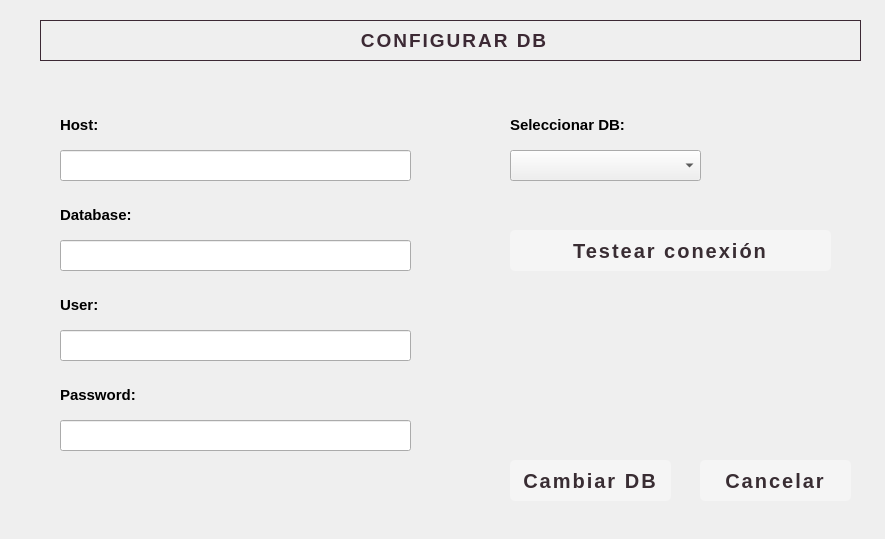
<?xml version="1.0" encoding="UTF-8"?>
<ui version="4.0">
 <class>NewDBConfForm</class>
 <widget class="QWidget" name="NewDBConfForm">
  <property name="geometry">
   <rect>
    <x>0</x>
    <y>0</y>
    <width>885</width>
    <height>539</height>
   </rect>
  </property>
  <property name="windowTitle">
   <string>new_socio_window</string>
  </property>
  <widget class="QLabel" name="label">
   <property name="geometry">
    <rect>
     <x>40</x>
     <y>20</y>
     <width>821</width>
     <height>41</height>
    </rect>
   </property>
   <property name="styleSheet">
    <string notr="true">font-size:30px; 
color:#3c2934;
letter-spacing: 2px;
text-align: center;
font-weight: 600;
</string>
   </property>
   <property name="frameShape">
    <enum>QFrame::Box</enum>
   </property>
   <property name="text">
    <string>&lt;html&gt;&lt;head/&gt;&lt;body&gt;&lt;p align=&quot;center&quot;&gt;&lt;span style=&quot; font-size:14pt; font-weight:600;&quot;&gt;CONFIGURAR DB&lt;/span&gt;&lt;/p&gt;&lt;/body&gt;&lt;/html&gt;</string>
   </property>
  </widget>
  <widget class="QLabel" name="labelHost">
   <property name="geometry">
    <rect>
     <x>60</x>
     <y>110</y>
     <width>101</width>
     <height>31</height>
    </rect>
   </property>
   <property name="text">
    <string>&lt;html&gt;&lt;head/&gt;&lt;body&gt;&lt;p&gt;&lt;span style=&quot; font-size:11pt; font-weight:600;&quot;&gt;Host: &lt;/span&gt;&lt;/p&gt;&lt;/body&gt;&lt;/html&gt;</string>
   </property>
  </widget>
  <widget class="QLineEdit" name="hostLineEdit">
   <property name="geometry">
    <rect>
     <x>60</x>
     <y>150</y>
     <width>351</width>
     <height>31</height>
    </rect>
   </property>
  </widget>
  <widget class="QLabel" name="labelDB">
   <property name="geometry">
    <rect>
     <x>60</x>
     <y>200</y>
     <width>101</width>
     <height>31</height>
    </rect>
   </property>
   <property name="text">
    <string>&lt;html&gt;&lt;head/&gt;&lt;body&gt;&lt;p&gt;&lt;span style=&quot; font-size:11pt; font-weight:600;&quot;&gt;Database: &lt;/span&gt;&lt;/p&gt;&lt;/body&gt;&lt;/html&gt;</string>
   </property>
  </widget>
  <widget class="QLineEdit" name="databaseLineEdit">
   <property name="geometry">
    <rect>
     <x>60</x>
     <y>240</y>
     <width>351</width>
     <height>31</height>
    </rect>
   </property>
  </widget>
  <widget class="QLabel" name="labelUser">
   <property name="geometry">
    <rect>
     <x>60</x>
     <y>290</y>
     <width>101</width>
     <height>31</height>
    </rect>
   </property>
   <property name="text">
    <string>&lt;html&gt;&lt;head/&gt;&lt;body&gt;&lt;p&gt;&lt;span style=&quot; font-size:11pt; font-weight:600;&quot;&gt;User: &lt;/span&gt;&lt;/p&gt;&lt;/body&gt;&lt;/html&gt;</string>
   </property>
  </widget>
  <widget class="QLineEdit" name="userLineEdit">
   <property name="geometry">
    <rect>
     <x>60</x>
     <y>330</y>
     <width>351</width>
     <height>31</height>
    </rect>
   </property>
  </widget>
  <widget class="QLabel" name="label_5">
   <property name="geometry">
    <rect>
     <x>510</x>
     <y>110</y>
     <width>141</width>
     <height>31</height>
    </rect>
   </property>
   <property name="text">
    <string>&lt;html&gt;&lt;head/&gt;&lt;body&gt;&lt;p&gt;&lt;span style=&quot; font-size:11pt; font-weight:600;&quot;&gt;Seleccionar DB: &lt;/span&gt;&lt;/p&gt;&lt;/body&gt;&lt;/html&gt;</string>
   </property>
  </widget>
  <widget class="QComboBox" name="dbComboBox">
   <property name="geometry">
    <rect>
     <x>510</x>
     <y>150</y>
     <width>191</width>
     <height>31</height>
    </rect>
   </property>
   <property name="font">
    <font>
     <pointsize>12</pointsize>
    </font>
   </property>
  </widget>
  <widget class="QPushButton" name="sendDBConfBtn">
   <property name="geometry">
    <rect>
     <x>510</x>
     <y>460</y>
     <width>161</width>
     <height>41</height>
    </rect>
   </property>
   <property name="font">
    <font>
     <pointsize>-1</pointsize>
     <weight>75</weight>
     <bold>true</bold>
    </font>
   </property>
   <property name="styleSheet">
    <string notr="true">#sendDBConfBtn{
background-color: #F5F5F5;
border-radius: 5px;
color: #392D33;
padding: 5px;
font-size: 20px;
letter-spacing: 2px;
text-align: center;
font-weight: 600;
}

#sendDBConfBtn:hover{
	color: rgb(17, 17, 17);
	border:1px solid rgb(225, 225, 225);
}</string>
   </property>
   <property name="text">
    <string>Cambiar DB</string>
   </property>
  </widget>
  <widget class="QPushButton" name="cancelNewDBBtn">
   <property name="geometry">
    <rect>
     <x>700</x>
     <y>460</y>
     <width>151</width>
     <height>41</height>
    </rect>
   </property>
   <property name="font">
    <font>
     <pointsize>-1</pointsize>
     <weight>75</weight>
     <bold>true</bold>
    </font>
   </property>
   <property name="styleSheet">
    <string notr="true">#cancelNewDBBtn{
background-color: #F5F5F5;
border-radius: 5px;
color: #392D33;
padding: 5px;
font-size: 20px;
letter-spacing: 2px;
text-align: center;
font-weight: 600;
}

#cancelNewDBBtn:hover{
	color: rgb(255, 0, 0);
	border:1px solid rgb(225, 225, 225);
}</string>
   </property>
   <property name="text">
    <string>Cancelar</string>
   </property>
  </widget>
  <widget class="QLineEdit" name="passLineEdit">
   <property name="geometry">
    <rect>
     <x>60</x>
     <y>420</y>
     <width>351</width>
     <height>31</height>
    </rect>
   </property>
  </widget>
  <widget class="QLabel" name="labelPass">
   <property name="geometry">
    <rect>
     <x>60</x>
     <y>380</y>
     <width>101</width>
     <height>31</height>
    </rect>
   </property>
   <property name="text">
    <string>&lt;html&gt;&lt;head/&gt;&lt;body&gt;&lt;p&gt;&lt;span style=&quot; font-size:11pt; font-weight:600;&quot;&gt;Password: &lt;/span&gt;&lt;/p&gt;&lt;/body&gt;&lt;/html&gt;</string>
   </property>
  </widget>
  <widget class="QLabel" name="testResultDBLabelError">
   <property name="geometry">
    <rect>
     <x>510</x>
     <y>290</y>
     <width>321</width>
     <height>81</height>
    </rect>
   </property>
   <property name="font">
    <font>
     <family>Verdana</family>
     <pointsize>-1</pointsize>
     <weight>62</weight>
     <bold>true</bold>
    </font>
   </property>
   <property name="styleSheet">
    <string notr="true">#testResultDBLabelError{
color: rgb(199, 0, 0);
font-size:18px; 
letter-spacing: 2px;
font-weight: 500;
}</string>
   </property>
   <property name="text">
    <string/>
   </property>
   <property name="wordWrap">
    <bool>true</bool>
   </property>
  </widget>
  <widget class="QPushButton" name="testDBConfBtn">
   <property name="geometry">
    <rect>
     <x>510</x>
     <y>230</y>
     <width>321</width>
     <height>41</height>
    </rect>
   </property>
   <property name="font">
    <font>
     <pointsize>-1</pointsize>
     <weight>75</weight>
     <bold>true</bold>
    </font>
   </property>
   <property name="styleSheet">
    <string notr="true">#testDBConfBtn{
background-color: #F5F5F5;
border-radius: 5px;
color: #392D33;
padding: 5px;
font-size: 20px;
letter-spacing: 2px;
text-align: center;
font-weight: 600;
}

#testDBConfBtn:hover{
	color: rgb(17, 17, 17);
	border:1px solid rgb(225, 225, 225);
}</string>
   </property>
   <property name="text">
    <string>Testear conexión</string>
   </property>
  </widget>
  <widget class="QLabel" name="hostErrorLabel">
   <property name="geometry">
    <rect>
     <x>240</x>
     <y>130</y>
     <width>171</width>
     <height>20</height>
    </rect>
   </property>
   <property name="toolTip">
    <string>&lt;html&gt;&lt;head/&gt;&lt;body&gt;&lt;p align=&quot;right&quot;&gt;&lt;br/&gt;&lt;/p&gt;&lt;/body&gt;&lt;/html&gt;</string>
   </property>
   <property name="layoutDirection">
    <enum>Qt::RightToLeft</enum>
   </property>
   <property name="styleSheet">
    <string notr="true">color: rgb(199, 0, 0);
text-align: right;</string>
   </property>
   <property name="text">
    <string/>
   </property>
   <property name="alignment">
    <set>Qt::AlignRight|Qt::AlignTrailing|Qt::AlignVCenter</set>
   </property>
  </widget>
  <widget class="QLabel" name="dbErrorLabel">
   <property name="geometry">
    <rect>
     <x>240</x>
     <y>220</y>
     <width>171</width>
     <height>20</height>
    </rect>
   </property>
   <property name="toolTip">
    <string>&lt;html&gt;&lt;head/&gt;&lt;body&gt;&lt;p align=&quot;right&quot;&gt;&lt;br/&gt;&lt;/p&gt;&lt;/body&gt;&lt;/html&gt;</string>
   </property>
   <property name="layoutDirection">
    <enum>Qt::RightToLeft</enum>
   </property>
   <property name="styleSheet">
    <string notr="true">color: rgb(199, 0, 0);
text-align: right;</string>
   </property>
   <property name="text">
    <string/>
   </property>
   <property name="alignment">
    <set>Qt::AlignRight|Qt::AlignTrailing|Qt::AlignVCenter</set>
   </property>
  </widget>
  <widget class="QLabel" name="userErrorLabel">
   <property name="geometry">
    <rect>
     <x>240</x>
     <y>310</y>
     <width>171</width>
     <height>20</height>
    </rect>
   </property>
   <property name="toolTip">
    <string>&lt;html&gt;&lt;head/&gt;&lt;body&gt;&lt;p align=&quot;right&quot;&gt;&lt;br/&gt;&lt;/p&gt;&lt;/body&gt;&lt;/html&gt;</string>
   </property>
   <property name="layoutDirection">
    <enum>Qt::RightToLeft</enum>
   </property>
   <property name="styleSheet">
    <string notr="true">color: rgb(199, 0, 0);
text-align: right;</string>
   </property>
   <property name="text">
    <string/>
   </property>
   <property name="alignment">
    <set>Qt::AlignRight|Qt::AlignTrailing|Qt::AlignVCenter</set>
   </property>
  </widget>
  <widget class="QLabel" name="testResultDBLabel">
   <property name="geometry">
    <rect>
     <x>510</x>
     <y>410</y>
     <width>351</width>
     <height>31</height>
    </rect>
   </property>
   <property name="font">
    <font>
     <family>Verdana</family>
     <pointsize>11</pointsize>
    </font>
   </property>
   <property name="styleSheet">
    <string notr="true">#testResultDBLabel{
	color: rgb(99, 199, 147);
}</string>
   </property>
   <property name="text">
    <string>&lt;html&gt;&lt;head/&gt;&lt;body&gt;&lt;p&gt;&lt;br/&gt;&lt;/p&gt;&lt;/body&gt;&lt;/html&gt;</string>
   </property>
   <property name="alignment">
    <set>Qt::AlignCenter</set>
   </property>
  </widget>
 </widget>
 <resources/>
 <connections/>
</ui>
